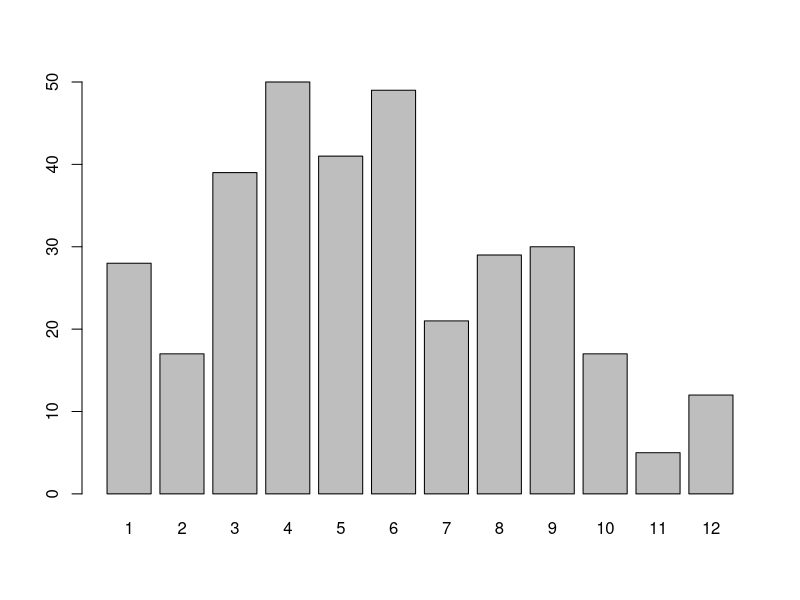
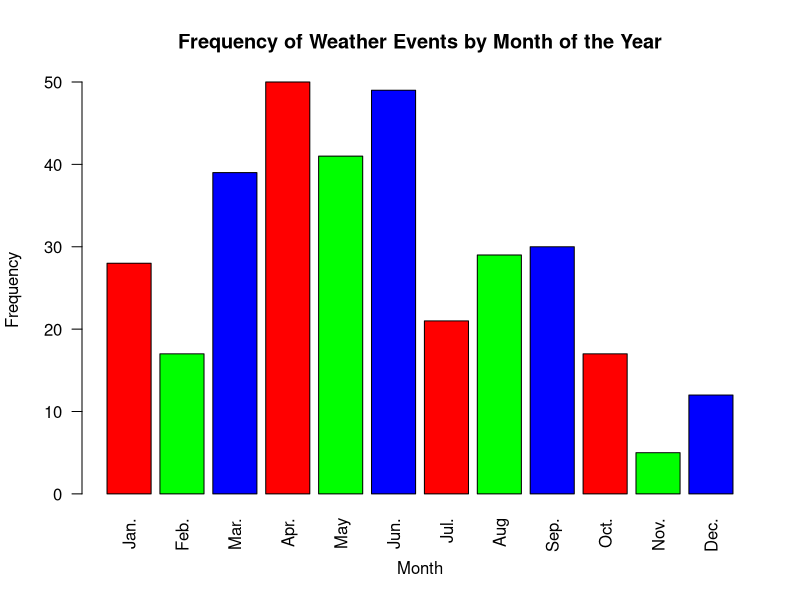
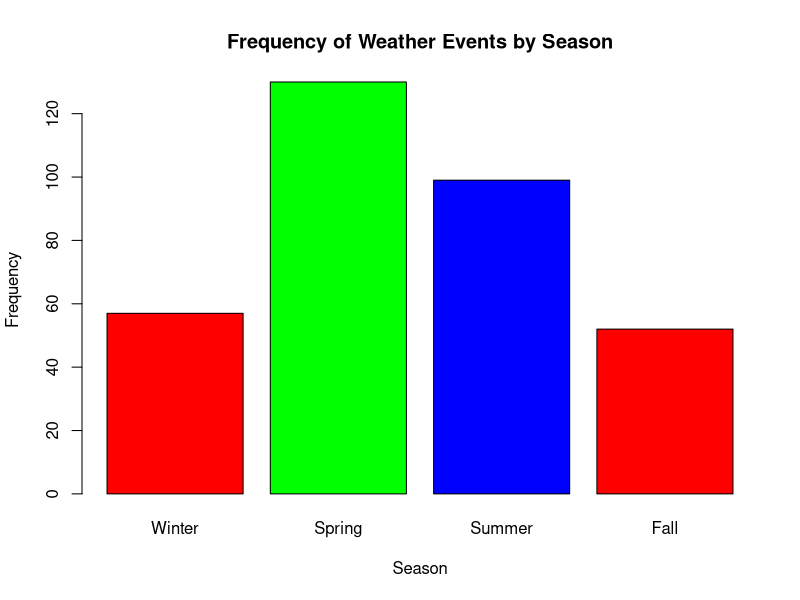
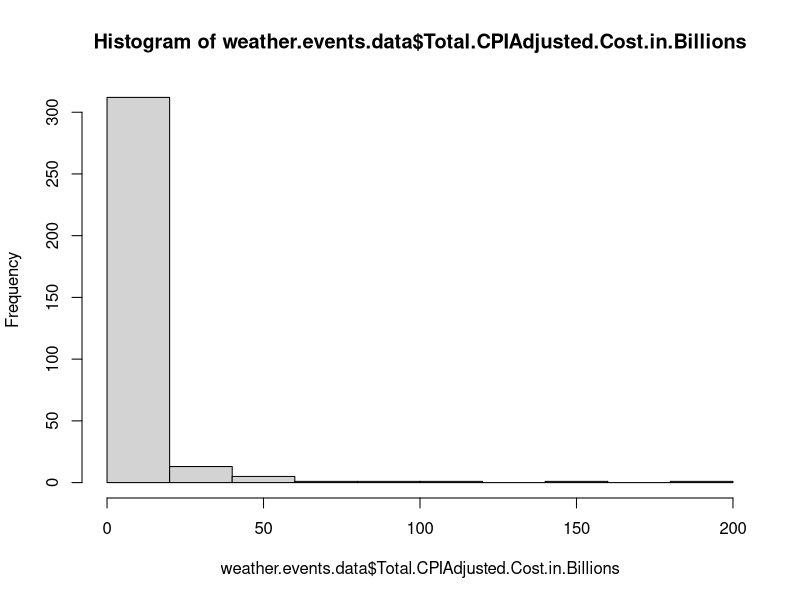
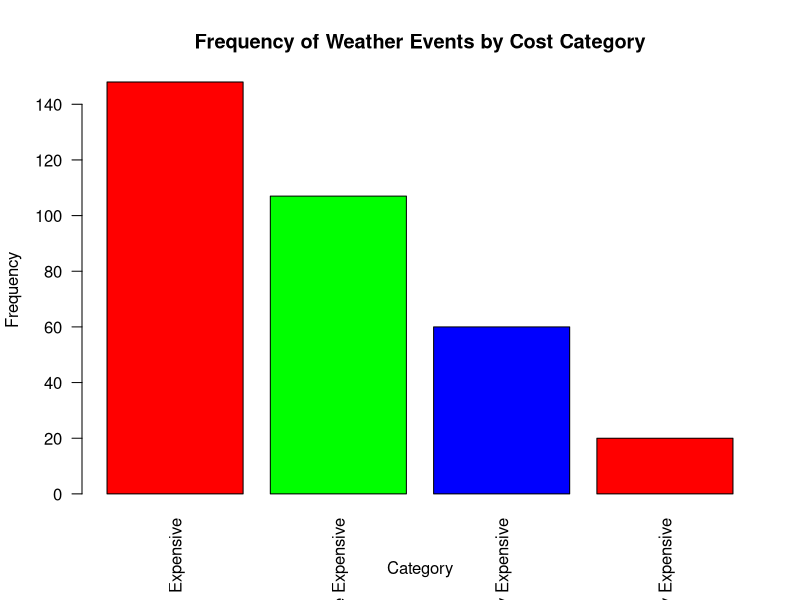
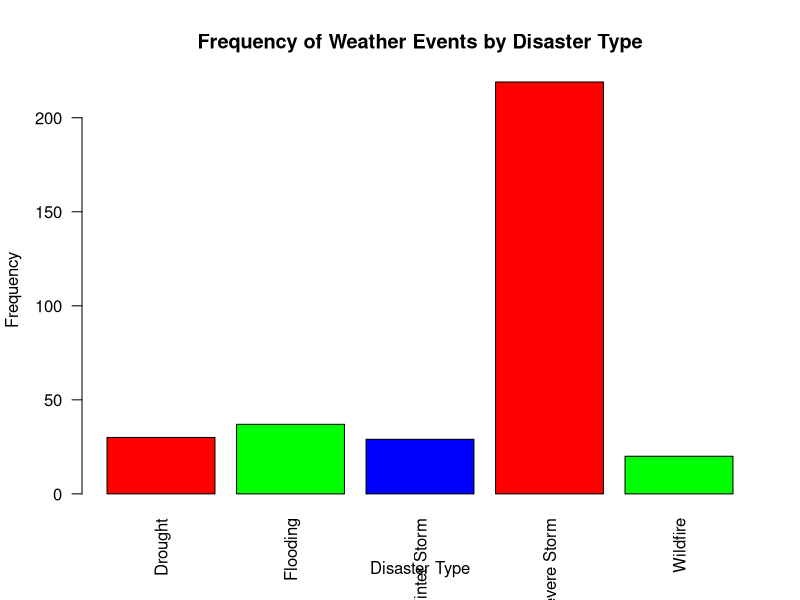
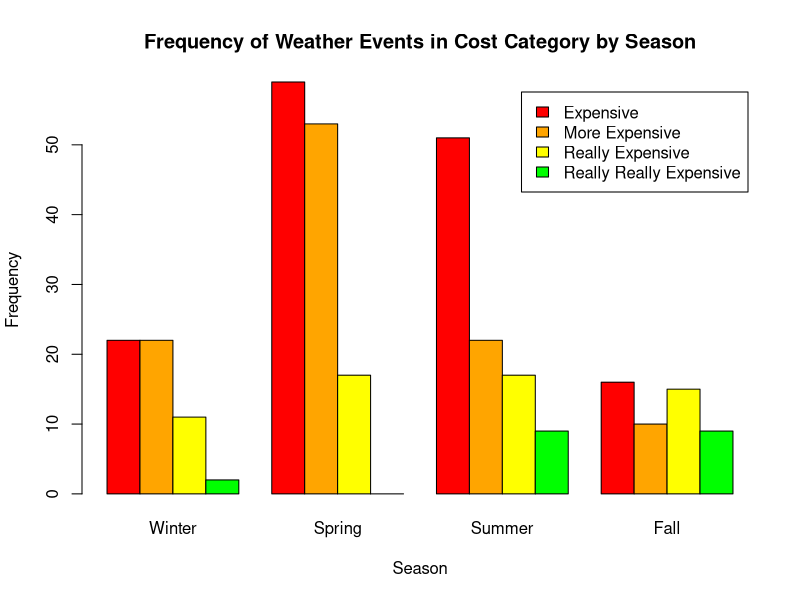
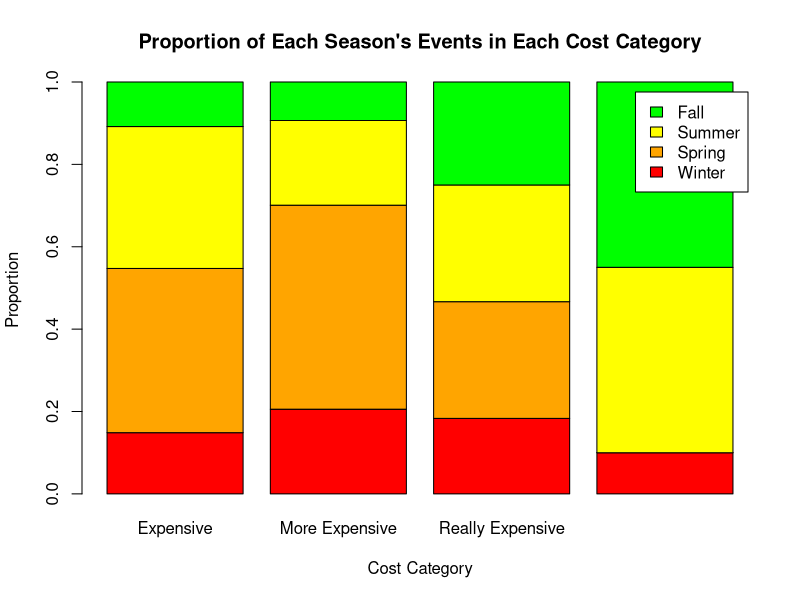

Generate these figures, in order, with R:
## ---- chunk 1
knitr::opts_chunk$set(echo = TRUE, error = TRUE)
## ---- chunk 2
weather.events.data = read.csv("US billion dollar weather events.csv")
head(weather.events.data)
## ---- chunk 3
nrow(weather.events.data)
## ---- chunk 4
barplot(table(weather.events.data$Month))
## ---- chunk 5
weather.events.data$Month = as.factor(weather.events.data$Month)

levels(weather.events.data$Month) = c("Jan.", "Feb.", "Mar.", "Apr.", "May", "Jun.", "Jul.", "Aug", "Sep.", "Oct.", "Nov.", "Dec.")

barplot(table(weather.events.data$Month),
        main = "Frequency of Weather Events by Month of the Year",
        col = c("red", "green", "blue"),
        xlab = "Month",
        ylab = "Frequency",
        las = 2)
## ---- chunk 6
weather.events.data$season = weather.events.data$Month
levels(weather.events.data$season) = c("Winter", "Winter", "Spring", "Spring", "Spring", "Summer", "Summer", "Summer", "Fall", "Fall", "Fall", "Winter")

barplot(table(weather.events.data$season),
        main = "Frequency of Weather Events by Season",
        col = c("red", "green", "blue"),
        xlab = "Season",
        ylab = "Frequency")
## ---- chunk 7
weather.events.data = na.omit(weather.events.data)
## ---- chunk 8
hist(weather.events.data$Total.CPIAdjusted.Cost.in.Billions)
## ---- chunk 9
breaks.for.cost.categories = c(0, 2, 5, 25, 1000)
weather.events.data$cost.categories = cut(weather.events.data$Total.CPIAdjusted.Cost.in.Billions, breaks = breaks.for.cost.categories, right = FALSE)
## ---- chunk 10

## ---- chunk 11
levels(weather.events.data$cost.categories) = c("Expensive", "More Expensive", "Really Expensive", "Really Really Expensive")
## ---- chunk 12
barplot(table(weather.events.data$cost.categories),
        main = "Frequency of Weather Events by Cost Category",
        xlab = "Category",
        ylab = "Frequency",
        col = c("red", "green", "blue"),
        las = 2)
## ---- chunk 13
weather.events.data$Disaster.type = as.factor(weather.events.data$Disaster.type)
levels(weather.events.data$Disaster.type) = c("Drought", "Flooding", "Winter Storm", "Severe Storm", "Severe Storm", "Wildfire", "Winter Storm")

barplot(table(weather.events.data$Disaster.type),
        main = "Frequency of Weather Events by Disaster Type",
        xlab = "Disaster Type",
        ylab = "Frequency",
        las = 2,
        col = c("red", "green", "blue"))
## ---- chunk 14
barplot(table(weather.events.data$cost.categories, weather.events.data$season),
        beside = TRUE,
        col = c("red", "orange", "yellow", "green"),
        legend.text = TRUE,
        ylab = "Frequency",
        xlab = "Season",
        main = "Frequency of Weather Events in Cost Category by Season")
## ---- chunk 15
barplot(prop.table(table(weather.events.data$season, weather.events.data$cost.categories), 2),
        main = "Proportion of Each Season's Events in Each Cost Category",
        xlab = "Cost Category",
        ylab = "Proportion",
        col = c("red", "orange", "yellow", "green"),
        legend.text = TRUE)
